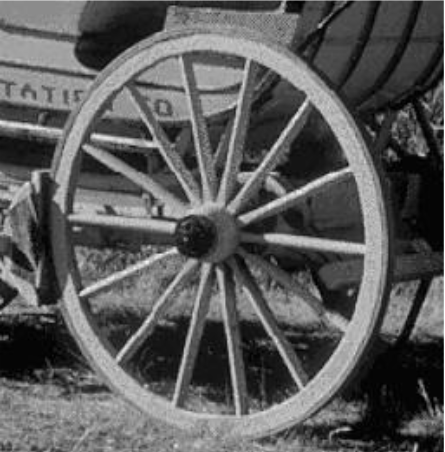
#> input picture examen_global/rueda.png, 445 x 452 px
$ jupyter execute 'Examen Global.ipynb'
#> lines starting #> are read from the running program, lines starting #| are printed output that depends on the picture; after the words box and inside, x2 and y2 are one past the last pixel; in counts of white or black regions, pixels touching at a corner belong together
Para la realización del examen global se usará el lenguaje de programación Python 3.8.8 junto con las librerías:

[cell 1]
import cv2
import numpy as np
import matplotlib.pyplot as plt

`cv2` es el nombre de la librería de OpenCV, la cual contiene métodos para el procesamiento de imágenes digitales. `numpy` es una librería matemática que facilita las operaciones que se pueden realizar con OpenCV. `matplotlib` nos permite visualizar los resultados al manipular imágenes.

# Delimitación de rueda y detección de ejes

El primer paso será leer la imagen de la rueda. Usaremos un variable para guardar el objeto de la imagen una vez leída, para poder así referenciarla cuando queramos detectar el círculo y los ejes.

[cell 2]
img = cv2.imread('rueda.png')
#> img is the input picture: shape (452, 445, 3); min 0, max 255, mean 90.5
plt.imshow(img);

Para contar las líneas primero le aplicaremos el algoritmo de detección de bordes del operador Canny a la imagen de la rueda. El umbral inferior de 200 y el superior de 400 fueron seleccionados para que los bordes de las líneas siguieran siendo detectados más no el resto de los bordes de la imagen, siendo el último argumento el tamaño del operador Sobel.

[cell 3]
edges = cv2.Canny(img, 200, 400, 3)
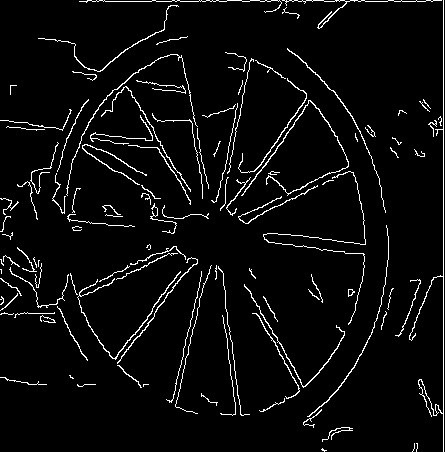
#> edges: shape (452, 445); 4.6% white in thin lines or dots
plt.imshow(edges, 'gray');

Habiendo detectado los bordes y asegurándonos de que los bordes de los ejes de las ruedas son visibles, pasaremos a usar una función que implementa la transformada de Hough para la detección de líneas en una imagen. Los parámetros $\rho$ y $\theta$ son valores comúnes, mientras que el umbral es 115 para no tomar en cuenta los bordes tenues que alcanzaron a ser detectados, ni los muy marcados al fondo. La longitud mínima de línea es 50 y la distancia máxima entre puntos de una línea es 5, debido al tamaño aparente de los ejes.

[cell 4]
import math

lines = cv2.HoughLinesP(edges, 1, math.pi / 180, 115, 50, 5)
#> lines = 14 rows, first 6: [443, 451, 443, 0], [105, 1, 151, 1], [417, 1, 425, 1], [365, 1, 387, 1], [295, 190, 306, 185], [250, 0, 259, 0]
len(lines)
#> Out = 14

El resultado de la transformada de Hough fue totalmente acertado al contar 14 líneas, correspondientes a los 14 ejes que podemos ver en la imagen.

Ahora pasaremos a identificar la forma circular de la rueda usando de nuevo la transformada de Hough pero para formas circulares. Sin embargo, antes de eso, le aplicaremos una serie de filtros a la imagen para eliminar el ruido extra y poder obtener una detección más precisa.

Después, procederemos a definir los parámetros para la transformada de Hough. Primeramente usaremos el gradiente de Hough, el cual dentro de la librería OpenCV es un constante. La proporción inversa del acumulador es 2, los parámetros específicos son iguales en 10, y el mínimo y máximo del radio se dejan en 0 para que no haya restricciones. Con estos parámetros aplicamos la transformada para detectar formas circulares. Luego mediante un ciclo, usaremos estos resultados convertidos en enteros para dibujarlos sobre la imagen, cuya forma final será el círculo detectado de la rueda en rojo, y su centro en verde.

[cell 5]
gray = cv2.cvtColor(img, cv2.COLOR_BGR2GRAY)
gray = cv2.medianBlur(gray, 5)
gray = cv2.GaussianBlur(gray, (5, 5), 0)
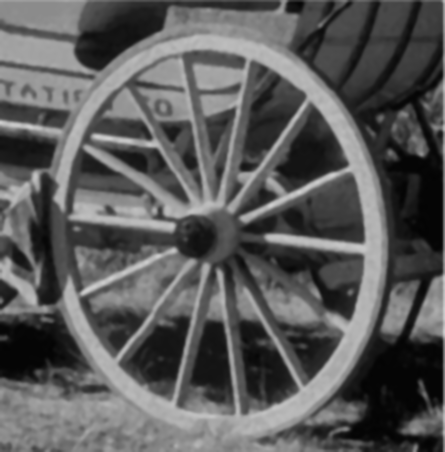
#> gray: shape (452, 445); min 3, max 208, mean 90.1
gray = cv2.medianBlur(gray, 5)
circles = cv2.HoughCircles(gray, cv2.HOUGH_GRADIENT, 2, 1000, param1=10, param2=10, minRadius=0, maxRadius=0)
#> circles = [[207, 247, 181.2]]
for c in np.uint16(np.around(circles))[0, :]:
    a = c[0]
    b = c[1]
    r = c[2]
    cv2.circle(img, (a, b), r, (255, 0, 0), 2)
    cv2.circle(img, (a, b), 2, (0, 255, 0), 3)
#> this loop made 1 pass
#> (a, b, r) on pass 1: (207, 247, 181)
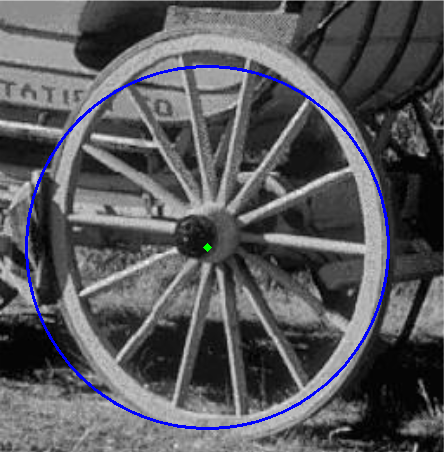
#> img: shape (452, 445, 3); 1.67% of pixels changed, all inside (x1, y1, x2, y2) = (25, 65, 390, 430)
plt.imshow(img, 'gray');

El círculo detectado no fue exactamente igual a la forma de la rueda, pero es bastante acertado, y el centro del círculo está muy cerca del centro de la rueda.

# Detección de rostro y líneas

Al comenzar, igual que en el programa anterior, empezaremos por leer la imagen de la cebra para poder detectar su cabeza y contar las líneas negras.

[cell 6]
img = cv2.imread('cebra.png')
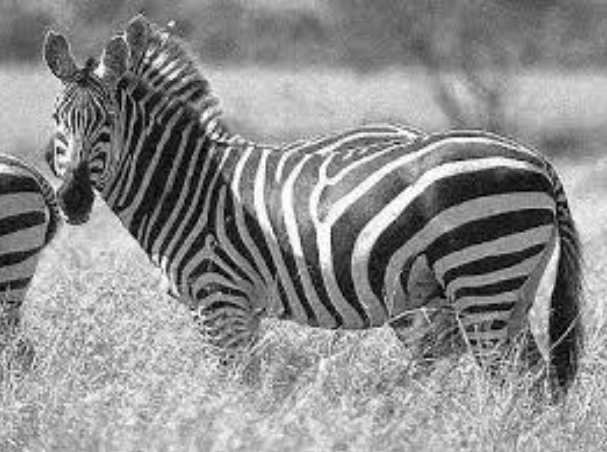
#> input picture examen_global/cebra.png, 607 x 452 px
#> img is the input picture: shape (452, 607, 3); min 0, max 255, mean 142.2
plt.imshow(img);

Para contar las líneas negras de la imagen, primero aplicaremos un algoritmo de detección de bordes, igual que con la rueda, pero esta vez usaremos diferentes parámetros pues las matices de la imagen son diferentes.

[cell 7]
edges = cv2.Canny(img, 200, 500, 3)
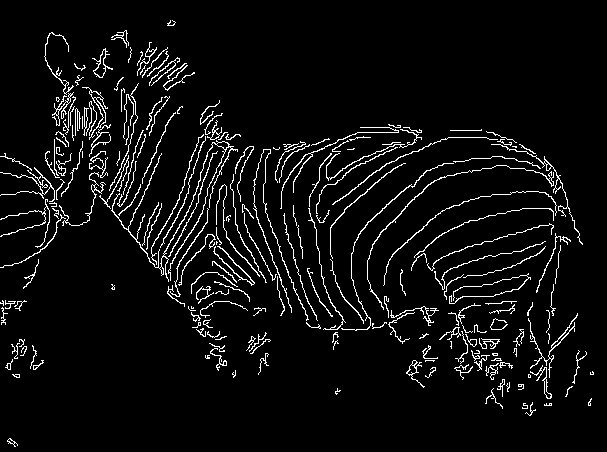
#> edges: shape (452, 607); 5.4% white in thin lines or dots
plt.imshow(edges, 'gray');

También le aplicaremos la transformada de Hough para detectar líneas, pero con distintos parámetros. Ahora no definiremos una longitud mínima de las líneas debido a que son de diferentes tamaños, y el umbral será algo menor que con la rueda, siendo 90.

[cell 8]
lines = cv2.HoughLinesP(edges, 1, math.pi / 180, 90, 0, 4)
#> lines = 27 rows, first 6: [426, 319, 430, 321], [216, 366, 218, 370], [357, 132, 398, 132], [217, 246, 223, 249], [448, 137, 486, 137], [251, 267, 259, 275]
len(lines)
#> Out = 27

Intenté contar las líneas negras de la cebra varias veces y llegué a contar entre 20 y 30, ya que en algunas zonas del cuerpo no estoy seguro donde empieza una y termina la otra. El algoritmo nos devolvió 27, por lo que podemos decir que es preciso.

Ahora, para pintar las rayas negras de la cebra de morado, usaremos la librería _Pillow_, la cual ofrece métodos para el procesamiento de imágenes al igual que OpenCV, pero facilita la manipulación de los pixeles de una imagen mediante un arreglo.

[cell 9]
from PIL import Image

pimg = Image.open('cebra.png')
array = np.array(pimg)
array[:1]
#> Out = 607 rows, first 6: [131, 131, 131, 255], [128, 128, 128, 255], [130, 130, 130, 255], [139, 139, 139, 255], [146, 146, 146, 255], [143, 143, 143, 255]

Vamos a definir el color que queremos buscar para reemplazar (negro en este caso) y el nuevo color que lo sustituirá (morado), ambos en formato RGB.

[cell 10]
black = (0, 0, 0)
purple = (255, 79, 214)

Descompondremos el arreglo de la imagen en rojo, verde y azul, los tres colores RGB que después usaremos en operaciones con bits para sustituir cada pixel negro por uno morado, luego usando un método de la librería Pillow crearemos una imagen a partir de este arreglo modificado.

[cell 11]
r = array[:, :, 0]
g = array[:, :, 1]
b = array[:, :, 2]
mask = (r <= black[0] + 75) & (g <= black[1] + 75) & (b <= black[2] + 75)
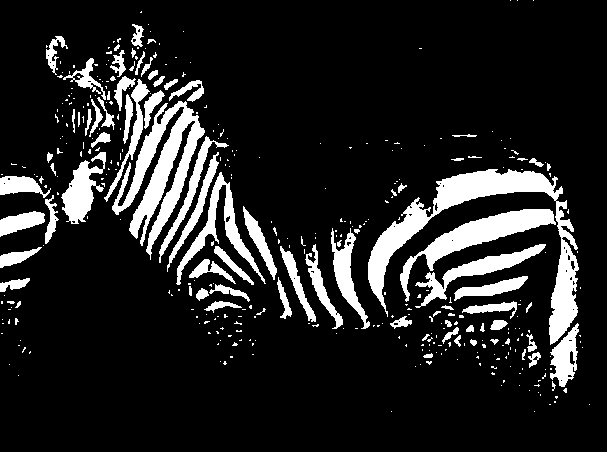
#> mask: shape (452, 607) bool; 13.8% white; 386 white regions (300 under 20 px), largest, box (x1, y1, x2, y2) and area: (368, 169, 579, 345) 7298, (112, 101, 205, 260) 5055, (400, 209, 556, 302) 3137
array[:, :, :3][mask] = purple
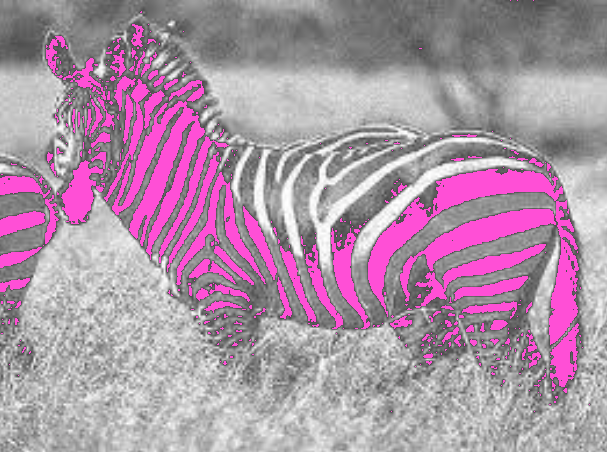
#> array: shape (452, 607, 4); mean R, G, B, A 171.7, 147.3, 166, 255

plt.imshow(Image.fromarray(array));

El siguiente ejercicio de este programa sería detectar el rostro de la cebra; sin embargo, después de una investigación para realizar este proceso me di cuenta que sería necesario entrenar una red convolusional con un conjunto de datos de imágenes de cebras para que aprendiera los patrones de sus rostros. Para simplificar el proceso, en el ejercicio se detectará el contorno de la cebra completa.

Debido a que la imagen presenta mucho ruido, el primer paso será eliminarlo mediante un filtro gaussiano, cuyo tamaño del _kernel_ será de $35 \times 35$ y la desviación estándar 3. Las dimensiones del _kernel_ se deben a que intentamos eliminar lo más que podamos la diferencia de contraste de las rayas negras.

[cell 12]
img = cv2.GaussianBlur(img, (35, 35), 3)
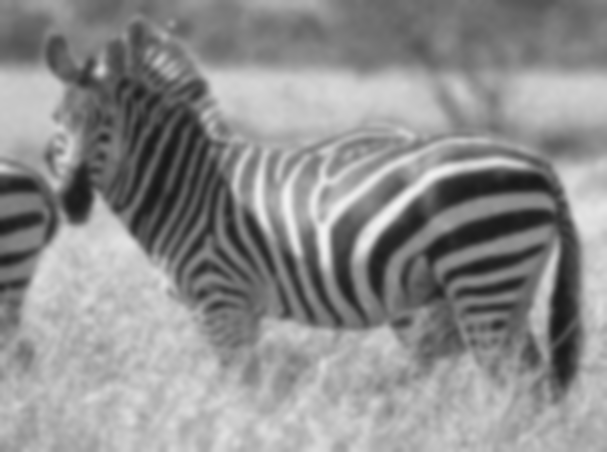
#> img: shape (452, 607, 3); min 24, max 241, mean 142.2
plt.imshow(img);

Para poder detectar los contornos primero convertiremos la imagen a formato en escala de grises, ya que es el nivel al que operan las funciones que usarmeos a continuación. Luego le aplicaremos una función de umbral a cada elemento del arreglo de la imagen, cuyo valor será 150 con un máximo de 255. Después pasaremos a usar la función para encontrar los contornos en la imagen umbralizada, con el modo "recuperación en árbol", el cual recupera todos los contornos y los reconstruye en una jerarquía de contornos anidados, y el método de aproximación "simple en cadena", que comprime los segmentos en todas direcciones dejando solamente los puntos finales. Finalmente dibujaremos todos los contornos detectados en color amarillo.

[cell 13]
gray = cv2.cvtColor(img, cv2.COLOR_BGR2GRAY)
#> gray: shape (452, 607)
_, thresh = cv2.threshold(gray, 150, 255, 0)
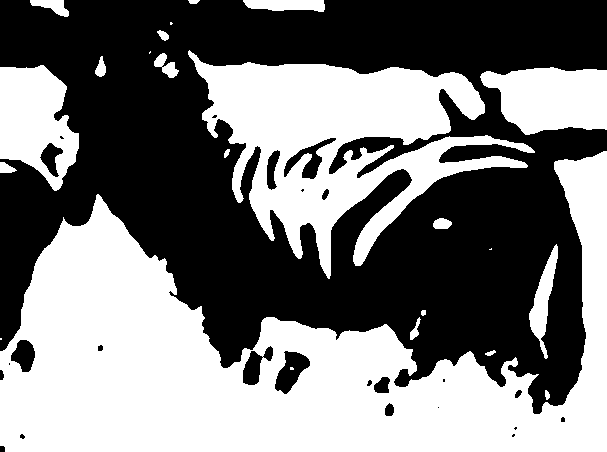
#> thresh: shape (452, 607); 47.9% white; 23 white regions (5 under 20 px)
contours, _ = cv2.findContours(thresh, cv2.RETR_TREE, cv2.CHAIN_APPROX_SIMPLE)
#> contours = 46 contours, 14 with area under 20; largest, box (x1, y1, x2, y2) and area: (0, 151, 607, 452) 83441, (188, 50, 535, 279) 32568, (0, 65, 79, 191) 6778, (480, 67, 607, 135) 6346, (529, 244, 558, 359) 1150
cv2.drawContours(img, contours, -1, (255, 255, 0), 4)
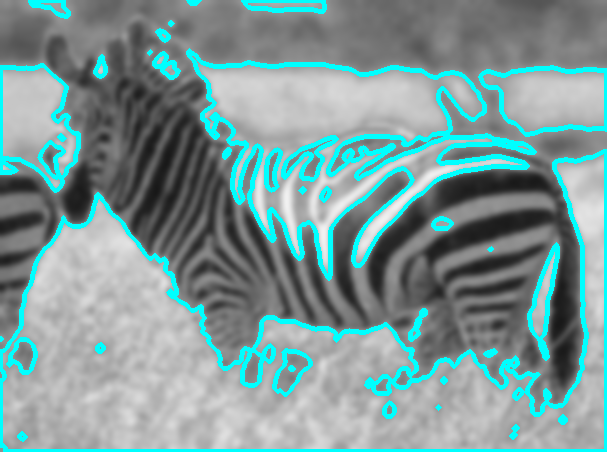
#> img: shape (452, 607, 3); 11.42% of pixels changed, all inside (x1, y1, x2, y2) = (0, 0, 607, 452)
plt.imshow(img);
